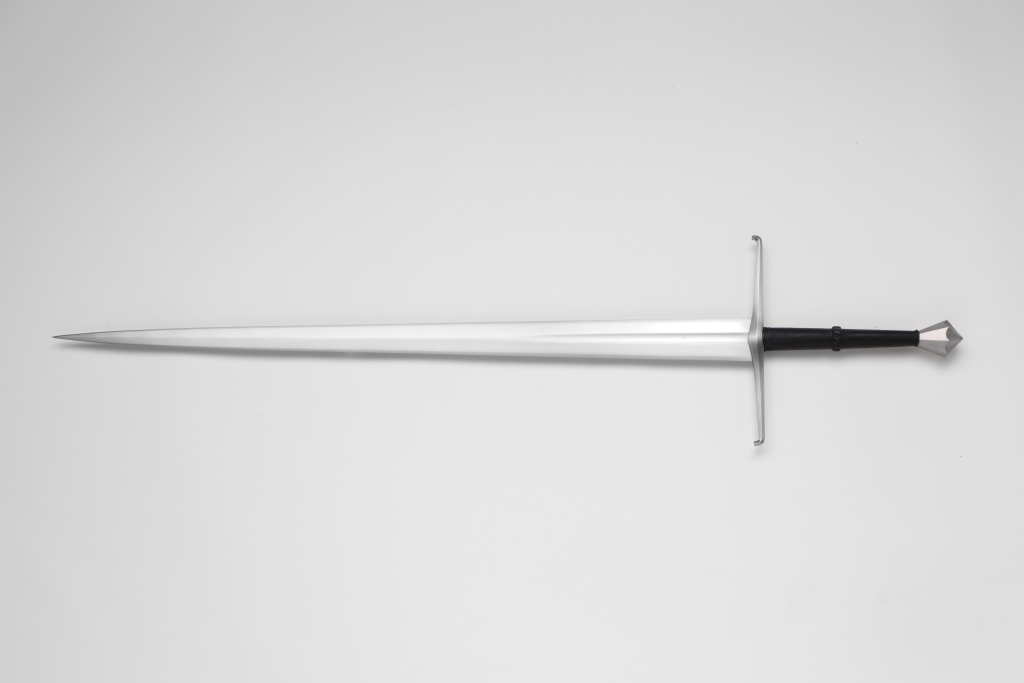
#> input picture web/samples/brescia-spadona.jpg, 3072 x 2048 px (shown at 1/3 size)
$ python -i imaging.py   (imports and definitions only)
#> lines starting #> are read from the running program, lines starting #| are printed output that depends on the picture; after the words box and inside, x2 and y2 are one past the last pixel; in counts of white or black regions, pixels touching at a corner belong together
#> further down, picture is the input picture: shape (2048, 3072, 3); mean B, G, R 218.1, 218.1, 218.1
### ea_scene/util.py
"""Small helpers: JSON files, ids, and reading and writing images as float arrays."""
import json
import os
import re
import tempfile
import time
import uuid

import numpy as np
from PIL import Image, ImageOps

Image.MAX_IMAGE_PIXELS = 400_000_000


def now_iso():
    return time.strftime('%Y-%m-%dT%H:%M:%S')


def new_id(prefix=''):
    return prefix + time.strftime('%y%m%d-%H%M%S') + '-' + uuid.uuid4().hex[:5]


def safe_name(s, fallback='item'):
    s = re.sub(r'[^A-Za-z0-9._-]+', '-', str(s or '')).strip('-.')
    return (s or fallback)[:60]


# [70 lines left out: functions read_json, write_json, inside, open_image, load_rgb, load_alpha_if_any and 1 more, not called in this run]


def to_u8(a):
    return (np.clip(a, 0.0, 1.0) * 255.0 + 0.5).astype(np.uint8)


# [16 lines left out: functions save_png, save_jpg, not called in this run]


def resize(a, w, h, resample=Image.LANCZOS):
    """Resize a float image (H, W) or (H, W, C) with PIL, per channel in float mode."""
    w, h = int(round(w)), int(round(h))
    if a.shape[1] == w and a.shape[0] == h:
        return a.copy()
    if a.ndim == 2:
        return np.asarray(Image.fromarray(a.astype(np.float32), 'F').resize((w, h), resample), dtype=np.float32)
    return np.stack([np.asarray(Image.fromarray(a[..., c].astype(np.float32), 'F').resize((w, h), resample), dtype=np.float32)
                     for c in range(a.shape[2])], axis=2)


# [13 lines left out: function thumbnail, not called in this run]

### ea_scene/imaging.py
"""Image maths for cut-outs and compositing, on float32 arrays in 0..1 (numpy and scipy only)."""
import numpy as np
from scipy import ndimage

LUMA = np.array([0.2126, 0.7152, 0.0722], dtype=np.float32)


def luma(rgb):
    return rgb @ LUMA


# [24 lines left out: functions box, guided, not called in this run]


def disk(r):
    r = max(1, int(round(r)))
    y, x = np.ogrid[-r:r + 1, -r:r + 1]
    return (x * x + y * y) <= r * r


# [10 lines left out: functions erode, dilate, not called in this run]


def drop_specks(mask, min_frac=0.0005, keep_largest=False):
    """Remove islands smaller than min_frac of the largest one; optionally keep only the largest."""
    lab, n = ndimage.label(mask)
    if n <= 1:
        return mask
    sizes = ndimage.sum(np.ones_like(mask, dtype=np.float32), lab, index=np.arange(1, n + 1))
    big = sizes.max()
    keep = np.zeros(n + 1, bool)
    if keep_largest:
        keep[1 + int(np.argmax(sizes))] = True
    else:
        keep[1:] = sizes >= max(min_frac * mask.size, 0.02 * big)
    return keep[lab]


def fill_small_holes(mask, max_frac=0.002):
    holes = ndimage.binary_fill_holes(mask) & ~mask
    lab, n = ndimage.label(holes)
    if n == 0:
        return mask
    sizes = ndimage.sum(np.ones_like(mask, dtype=np.float32), lab, index=np.arange(1, n + 1))
    small = np.zeros(n + 1, bool)
    small[1:] = sizes <= max_frac * mask.size
    return mask | small[lab]


# [74 lines left out: functions refine_alpha, background_field, decontaminate, feather, low_pass, not called in this run]


# YCbCr (BT.601, full range): luma and the two colour differences.
_YCC = np.array([[0.299, 0.587, 0.114], [-0.168736, -0.331264, 0.5], [0.5, -0.418688, -0.081312]], np.float32)
_RGB = np.linalg.inv(_YCC).astype(np.float32)


# [11 lines left out: function keep_colour, not called in this run]


def white_sweep_alpha(rgb):
    """A classical cut-out for gear shot on a light seamless backdrop (no model needed).

    Works on difference from the smooth backdrop, so soft shadows stay out of the product. Bright steel
    that matches the backdrop is the weak spot; the model-based cut-out handles that better."""
    h, w = rgb.shape[:2]
#> h = 2048; w = 3072
    lum = luma(rgb)
    # the backdrop: a heavy median at low resolution, then blurred
    from .util import resize
    s = 256 / max(h, w)
#> s = 0.0833
    small = resize(rgb, max(16, int(w * s)), max(16, int(h * s)))
    med = np.stack([ndimage.median_filter(small[..., c], size=31) for c in range(3)], axis=2)
    med = np.stack([ndimage.gaussian_filter(med[..., c], 6) for c in range(3)], axis=2)
    bg = resize(med.astype(np.float32), w, h, resample=2)
    diff = np.abs(rgb - bg).max(axis=2)
    dl = luma(bg) - lum                                           # darker than the backdrop
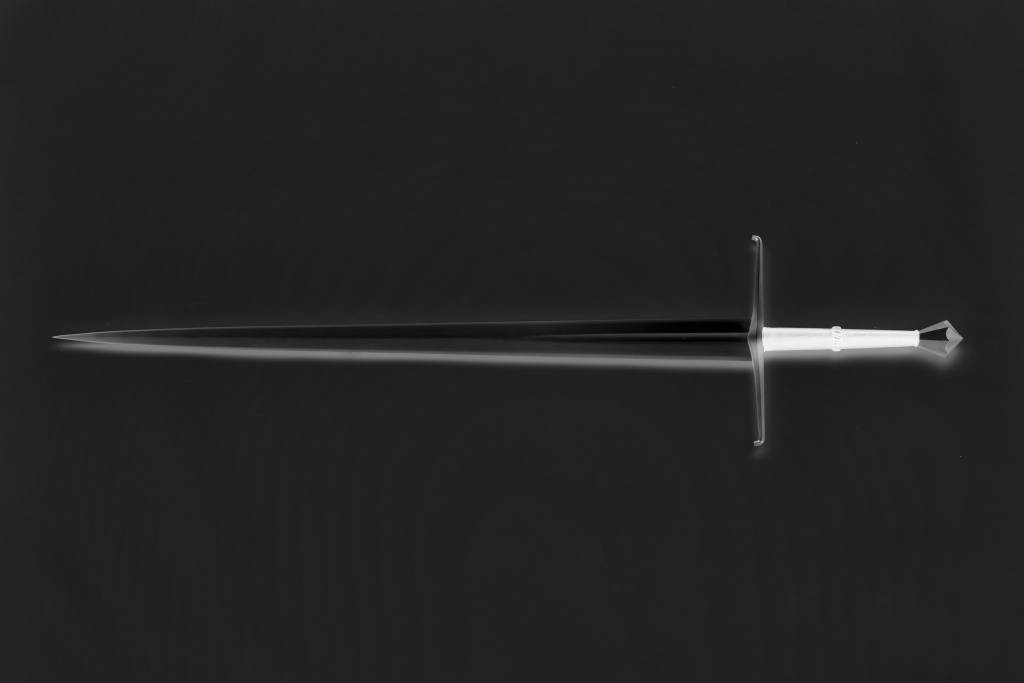
#> dl: shape (2048, 3072) float32 (shown at 1/3 size); min -31.07, max 206.9, mean 2.2; drawn with min black and max white
    sat = rgb.max(axis=2) - rgb.min(axis=2)
    score = np.maximum(diff * 1.0, np.maximum(dl, 0) * 0.6) + sat * 0.5
    # shadows: darker but the same hue as the backdrop and soft; keep only strong differences
    hard = score > 0.10
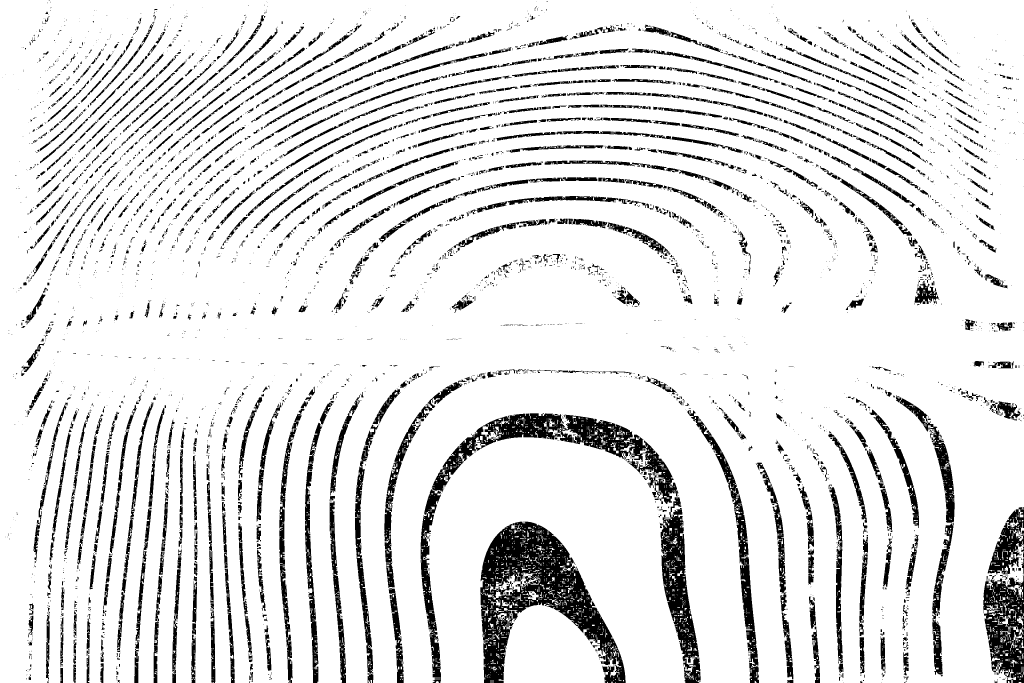
#> hard: shape (2048, 3072) bool (shown at 1/3 size); 88.7% white; 4319 black regions (2725 under 20 px), largest, box (x1, y1, x2, y2) and area: (1262, 1240, 2102, 2048) 83512, (1441, 1565, 1877, 2048) 81453, (2950, 1725, 3072, 2048) 24723
    hard = ndimage.binary_opening(hard, structure=disk(1))
#> hard: shape (2048, 3072) bool; 87.8% white; 3338 black regions (2119 under 20 px), largest, box (x1, y1, x2, y2) and area: (1262, 1240, 2102, 2048) 89926, (1441, 1565, 1878, 2048) 89160, (2950, 1723, 3072, 2048) 27465
    hard = drop_specks(hard, keep_largest=False)
#> in drop_specks, `lab, n = ndimage.label(mask)`:
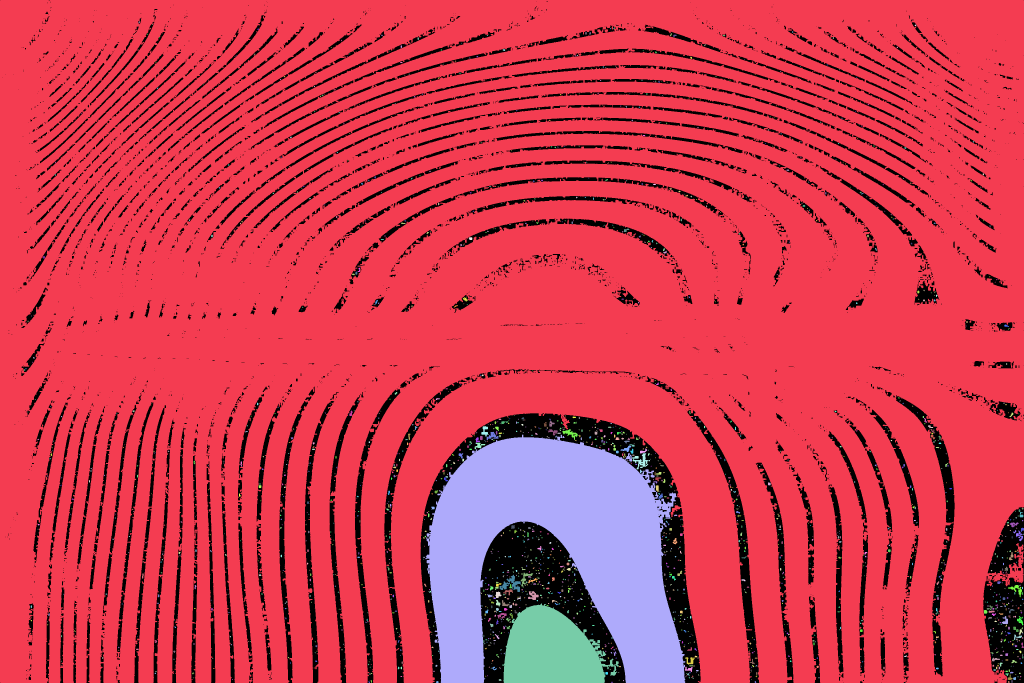
#> lab: shape (2048, 3072) int32 (shown at 1/3 size); 1836 distinct labels, from 0 to 1835; one colour per label, 0 black
#> in drop_specks, `lab, n = ndimage.label(mask)`: n = 1835
#> in drop_specks, `sizes = ndimage.sum(np.ones_like(mask, dtype=np.float32), lab, index=n..`: sizes = 1835 values, max 5100585 at index 0, min 5 at index 2, mean 3010.6
#> in drop_specks, `big = sizes.max()`: big = 5100585
#> in drop_specks, `return keep[lab]`: returned value: shape (2048, 3072) bool; 86.3% white; 3321 black regions (2104 under 20 px), largest, box (x1, y1, x2, y2) and area: (1441, 1565, 1878, 2048) 154256, (1262, 1240, 2102, 2048) 100851, (2950, 1723, 3072, 2048) 32052
    hard = fill_small_holes(hard, 0.01)
#> in fill_small_holes, `holes = ndimage.binary_fill_holes(mask) & ~mask`:
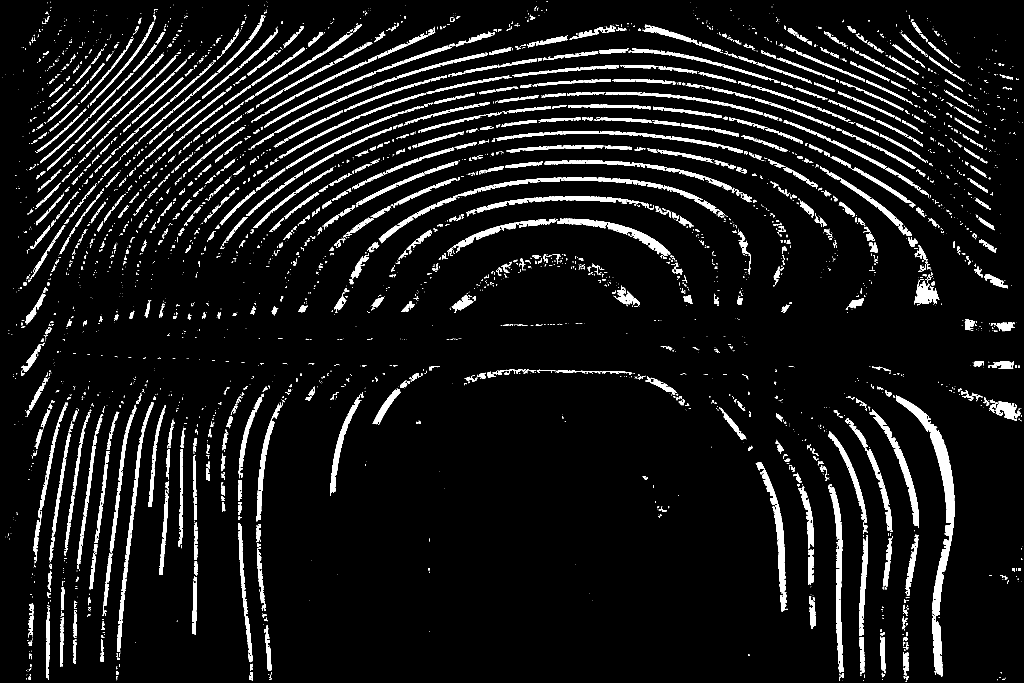
#> holes: shape (2048, 3072) bool (shown at 1/3 size); 7.1% white; 3288 white regions (2097 under 20 px), largest, box (x1, y1, x2, y2) and area: (2688, 1186, 2864, 2030) 20322, (2485, 1454, 2530, 2019) 7984, (2267, 1388, 2360, 1835) 7298
#> in fill_small_holes, `lab, n = ndimage.label(holes)`:
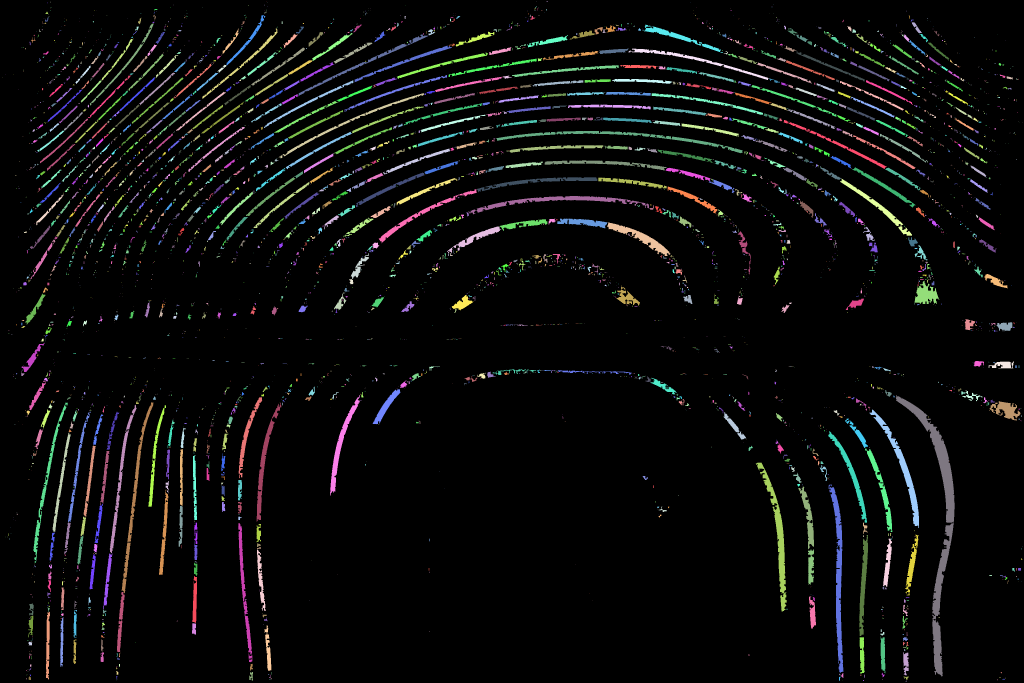
#> lab: shape (2048, 3072) int32 (shown at 1/3 size); 3876 distinct labels, from 0 to 3875; one colour per label, 0 black
#> in fill_small_holes, `lab, n = ndimage.label(holes)`: n = 3875
#> in fill_small_holes, `sizes = ndimage.sum(np.ones_like(mask, dtype=np.float32), lab, index=n..`: sizes = 3875 values, max 20321 at index 3276, min 1 at index 0, mean 115.3
#> in fill_small_holes, `return mask | small[lab]`:
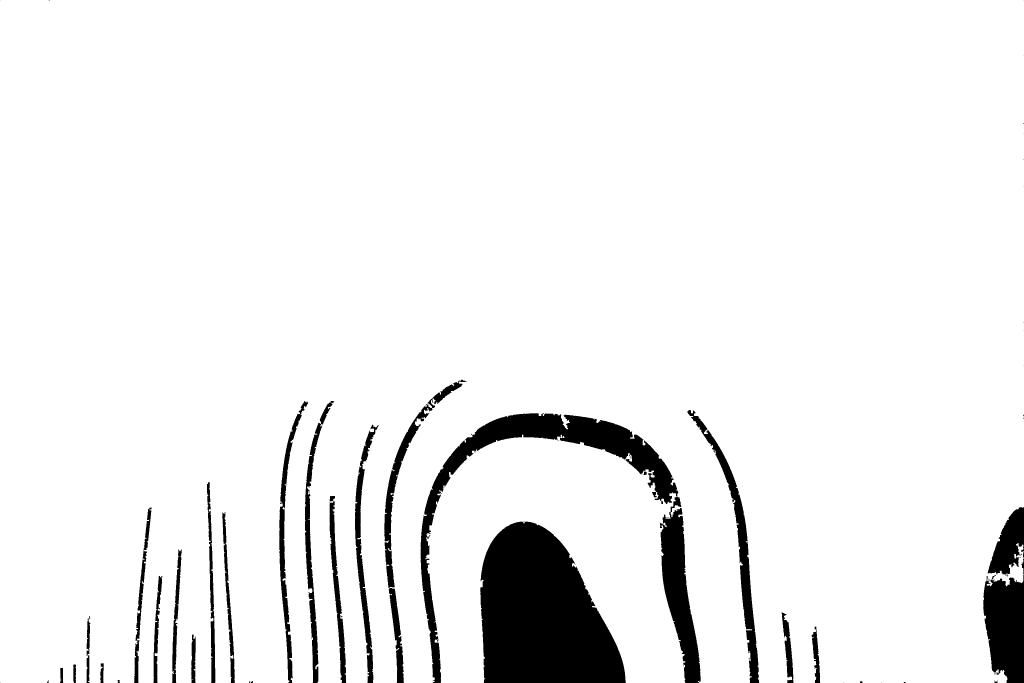
#> returned value: shape (2048, 3072) bool (shown at 1/3 size); 93.4% white; 49 black regions (20 under 20 px), largest, box (x1, y1, x2, y2) and area: (1441, 1565, 1878, 2048) 154253, (1262, 1240, 2102, 2048) 100849, (2950, 1723, 3072, 2048) 32051
    return hard.astype(np.float32)

>>> import cv2
>>> picture = cv2.imread('../web/samples/brescia-spadona.jpg')
>>> result = white_sweep_alpha(picture)
